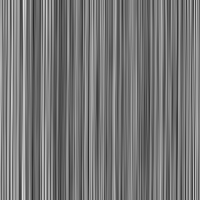
Frame 1 (no input)
Frame 60 (the mouse pressed at the canvas centre just before this capture): identical to frame 1, image omitted
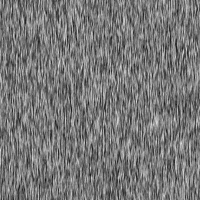
Frame 120 (the mouse held since frame 60 and released just before this capture)

The Processing sketch that drew these frames (run headless with seeded random() and noise(); from frame 60 on, the mouse is pressed at the canvas centre):

// Processing sketch: processing_9060
// ── processing_9060.pde


// fabric texture like
// adopted from Shiffman(http://www.shiffman.net/teaching/nature/) "cloud" screen
// schien@mail.ncku.edu.tw

void setup() {
  size(200, 200);
  background(0);
  //noLoop();
}

void draw() {
  loadPixels();
  float increment = map(mouseX, 0, width, 0.005, 0.3);
  float xoff = 0.0; // Start xoff at 0
  float yoff = 0.0;   // For every xoff, start yoff at 0
  // For every x,y coordinate in a 2D space, calculate a noise value and produce a brightness value
  for (int x = 0; x < width; x++) {
    xoff += increment;   // Increment xoff
    //yoff = 0.0;
    for (int y = 0; y < height; y++) {
      yoff += increment; // Increment yoff
      // Calculate noise and scale by 255
      float bright = noise(xoff,yoff)*255;
      // Set each pixel onscreen to a grayscale value
      pixels[x+y*width] = color(bright);
    }
  }
  updatePixels();
}
